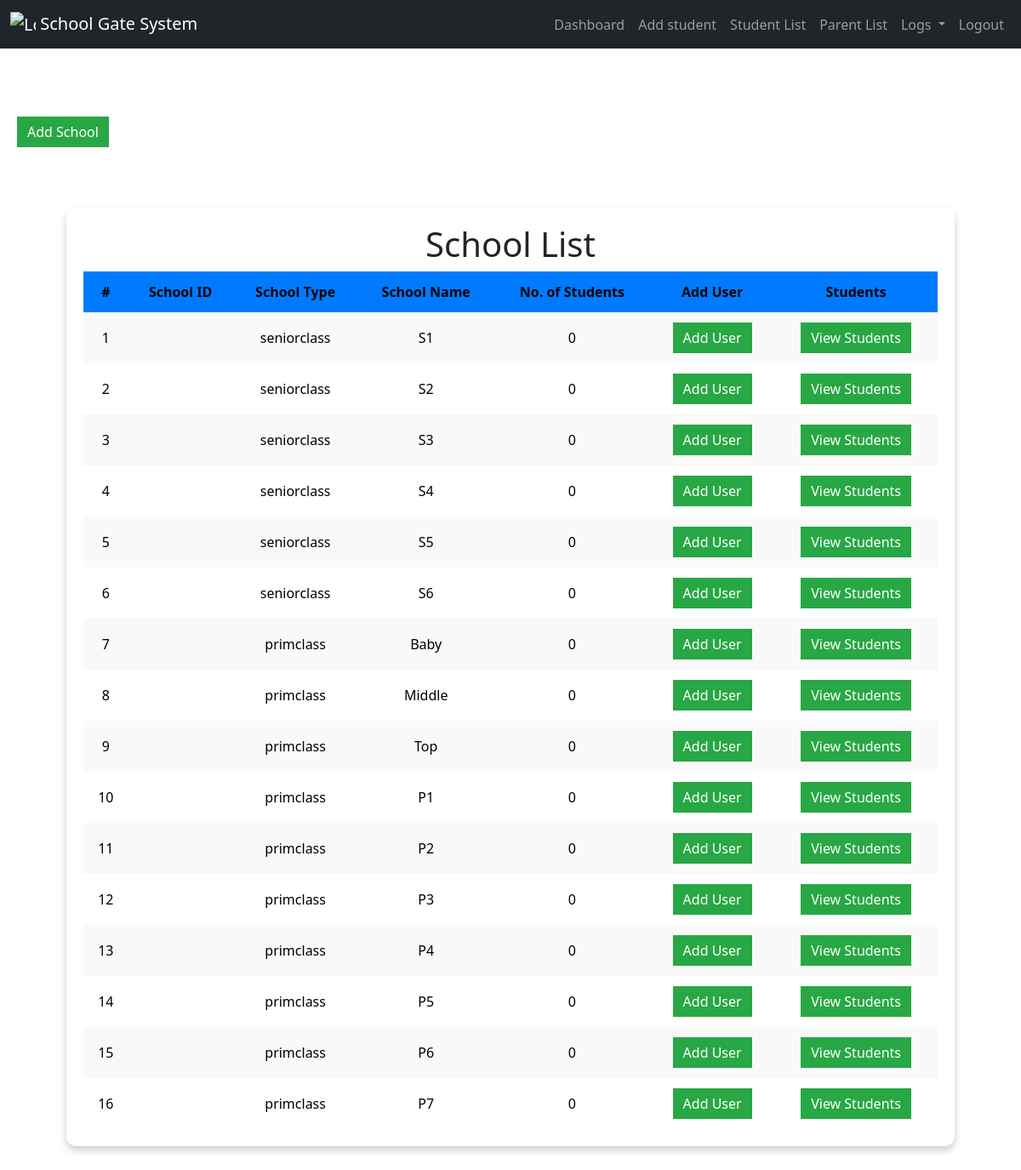
/main/schools_list.php (signed in), run on the app's committed database.
### tables this page shows
CREATE TABLE IF NOT EXISTS `scrap` (
  `autoid` int NOT NULL AUTO_INCREMENT,
  `autodate` timestamp NULL DEFAULT CURRENT_TIMESTAMP,
  `item` varchar(50) NOT NULL,
  `item2` varchar(50) DEFAULT NULL,
  `item3` varchar(50) DEFAULT NULL,
  `type` varchar(50) NOT NULL,
  `item4` varchar(50) DEFAULT NULL,
  `item5` varchar(50) DEFAULT NULL,
  `item6` varchar(50) DEFAULT NULL,
  PRIMARY KEY (`autoid`)
);

### main/schools_list.php (the view, shortened to what this page needs)
<!DOCTYPE html>
<html lang="en">
<head>
</head>
<body>
<?php
include('menu.php');
?>
<div class="content">
    <button onclick="toggleForm()" style="margin-bottom: 20px;">Add School</button>
    <div class="table-container">
        <h1>School List</h1>
        <?php
        include("connect.php");
        $stmt_fetch = $dbh->query("SELECT * FROM scrap");
        $rows = $stmt_fetch->fetchAll(PDO::FETCH_ASSOC);
        if ($rows): ?>
        <table>
            <thead>
                <tr>
                    <th>#</th>
                    <th>School ID</th>
                    <th>School Type</th>
                    <th>School Name</th>
                    <th>No. of Students</th>
                    <th>Add User</th>
                    <th>Students</th>
                </tr>
            </thead>
            <tbody>
                <?php foreach ($rows as $index => $row):
                    $item2 = $row['item2'];
                    $stmt_students = $dbh->prepare("SELECT COUNT(*) AS student_count FROM students WHERE schoolid = :schoolId");
                    $stmt_students->bindParam(':schoolId', $item2, PDO::PARAM_STR);
                    $stmt_students->execute();
                    $student_count = $stmt_students->fetchColumn();
                ?>
                <tr>
                    <td><?php echo $index + 1; ?></td>
                    <td><?php echo htmlspecialchars($item2); ?></td>
                    <td><?php echo htmlspecialchars($row['type']); ?></td>
                    <td><?php echo htmlspecialchars($row['item']); ?></td>
                    <td><?php echo $student_count; ?></td>
                    <td>
                        <a href="users.php?schoolId=<?php echo htmlspecialchars($item2); ?>">
                            <button>Add User</button>
                        </a>
                    </td>
                    <td>
                        <a href="students_list.php?schoolId=<?php echo htmlspecialchars($item2); ?>">
                            <button>View Students</button>
                        </a>
                    </td>
                </tr>
                <?php endforeach; ?>
            </tbody>
        </table>
        <?php else: ?>
        <p>No schools found.</p>
        <?php endif; ?>
    </div>
</div>

### main/assets/css/main.css (style rules this page uses)
body { background-color: #f4f6f8; font-family: 'Arial', sans-serif; }
.table-container { margin: 50px auto; padding: 20px; max-width: 90%; background: #ffffff; border-radius: 12px; box-shadow: 0 5px 10px rgba(0, 0, 0, 0.2); }
table th { background-color: #007bff; color: #ffffff; text-align: center; }
table tr:nth-child(odd) { background-color: #f9f9f9; }
table tr:nth-child(even) { background-color: #ffffff; }
table td, table th { padding: 12px; text-align: center; vertical-align: middle; color: #000; }

### main/schools_list.php (style rules this page uses)
body { font-family: Arial, sans-serif; background-color: #f4f4f4; margin: 0; padding: 0; }
.content { padding: 80px 20px; }
.table-container { background: white; border-radius: 8px; box-shadow: 0 4px 15px rgba(0, 0, 0, 0.1); padding: 20px; margin-top: 20px; }
h1 { text-align: center; }
table { width: 100%; border-collapse: collapse; }
th, td { border: 1px solid #ddd; padding: 8px; text-align: center; }
th { background-color: #f2f2f2; }
button { padding: 6px 12px; background-color: #28a745; color: white; border: none; border-radius: 5px; cursor: pointer; }

### data on the page
scrap: type "seniorclass", item "S1", student_count "0"
scrap: type "seniorclass", item "S2", student_count "0"
scrap: type "seniorclass", item "S3", student_count "0"
scrap: type "seniorclass", item "S4", student_count "0"
scrap: type "seniorclass", item "S5", student_count "0"
scrap: type "seniorclass", item "S6", student_count "0"
scrap: type "primclass", item "Baby", student_count "0"
scrap: type "primclass", item "Middle", student_count "0"
scrap: type "primclass", item "Top", student_count "0"
scrap: type "primclass", item "P1", student_count "0"
scrap: type "primclass", item "P2", student_count "0"
scrap: type "primclass", item "P3", student_count "0"
scrap: type "primclass", item "P4", student_count "0"
scrap: type "primclass", item "P5", student_count "0"
scrap: type "primclass", item "P6", student_count "0"
scrap: type "primclass", item "P7", student_count "0"
